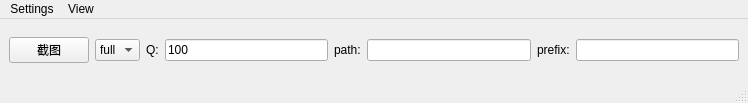
<?xml version="1.0" encoding="UTF-8"?>
<ui version="4.0">
 <class>MainWindow</class>
 <widget class="QMainWindow" name="MainWindow">
  <property name="geometry">
   <rect>
    <x>0</x>
    <y>0</y>
    <width>748</width>
    <height>103</height>
   </rect>
  </property>
  <property name="windowTitle">
   <string>MainWindow</string>
  </property>
  <widget class="QWidget" name="centralwidget">
   <layout class="QGridLayout" name="gridLayout">
    <item row="0" column="0">
     <layout class="QHBoxLayout" name="horizontalLayout">
      <item>
       <widget class="QPushButton" name="pushButton">
        <property name="text">
         <string>截图</string>
        </property>
       </widget>
      </item>
      <item>
       <widget class="QComboBox" name="comboBox">
        <item>
         <property name="text">
          <string>full</string>
         </property>
        </item>
        <item>
         <property name="text">
          <string>-1</string>
         </property>
        </item>
        <item>
         <property name="text">
          <string>-2</string>
         </property>
        </item>
       </widget>
      </item>
      <item>
       <widget class="QLabel" name="label_3">
        <property name="text">
         <string>Q:</string>
        </property>
       </widget>
      </item>
      <item>
       <widget class="QLineEdit" name="lineEdit_3">
        <property name="text">
         <string>100</string>
        </property>
       </widget>
      </item>
      <item>
       <widget class="QLabel" name="label_2">
        <property name="text">
         <string>path:</string>
        </property>
       </widget>
      </item>
      <item>
       <widget class="QLineEdit" name="lineEdit_2"/>
      </item>
      <item>
       <widget class="QLabel" name="label">
        <property name="text">
         <string>prefix:</string>
        </property>
       </widget>
      </item>
      <item>
       <widget class="QLineEdit" name="lineEdit"/>
      </item>
     </layout>
    </item>
   </layout>
  </widget>
  <widget class="QMenuBar" name="menubar">
   <property name="geometry">
    <rect>
     <x>0</x>
     <y>0</y>
     <width>748</width>
     <height>26</height>
    </rect>
   </property>
   <widget class="QMenu" name="menuSettings">
    <property name="title">
     <string>Settings</string>
    </property>
    <addaction name="actionremote"/>
    <addaction name="actionlogin"/>
   </widget>
   <widget class="QMenu" name="menuView">
    <property name="title">
     <string>View</string>
    </property>
    <addaction name="actionimages"/>
   </widget>
   <addaction name="menuSettings"/>
   <addaction name="menuView"/>
  </widget>
  <widget class="QStatusBar" name="statusbar"/>
  <action name="actionremote">
   <property name="checkable">
    <bool>true</bool>
   </property>
   <property name="checked">
    <bool>true</bool>
   </property>
   <property name="text">
    <string>remote</string>
   </property>
  </action>
  <action name="actionlogin">
   <property name="checkable">
    <bool>false</bool>
   </property>
   <property name="checked">
    <bool>false</bool>
   </property>
   <property name="text">
    <string>login</string>
   </property>
  </action>
  <action name="actionremote_2">
   <property name="text">
    <string>remote</string>
   </property>
  </action>
  <action name="actionimages">
   <property name="text">
    <string>images</string>
   </property>
  </action>
 </widget>
 <resources/>
 <connections/>
</ui>
